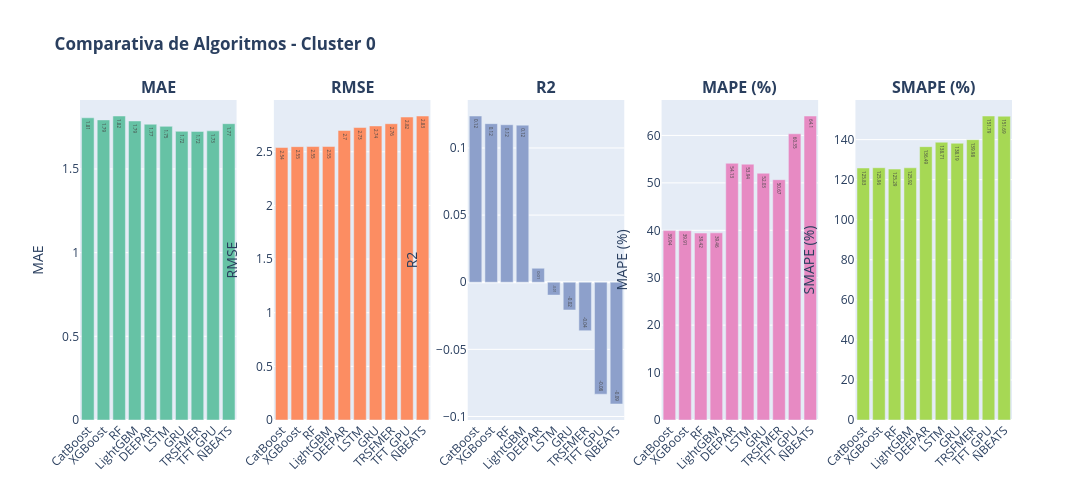
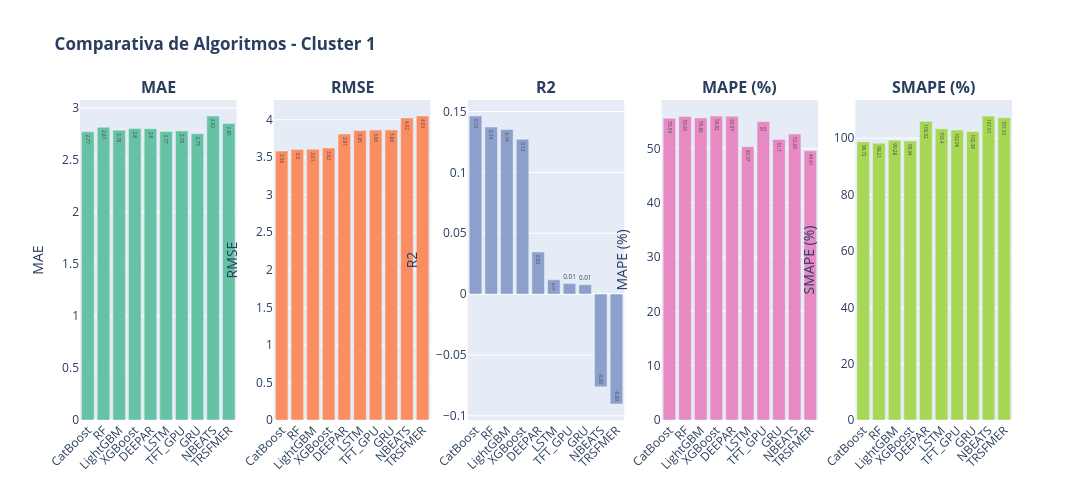

Here is the notebook cell these charts were saved with, in order:
### Markdown cell above
# COMPRATIVA MODELOS POR CLUSTER

### Code cell
# ============================================================================
# GRÁFICOS POR CLUSTER - COMPARATIVA DE ALGORITMOS EN CADA CLUSTER
# ============================================================================

print("\n" + "="*100)
print("🎯 GRÁFICOS COMPARATIVOS POR CLUSTER")
print("="*100)

# Para cada cluster, crear gráficos de barras para comparar algoritmos
for cluster in clusters_unicos:
    df_cluster_data = df_por_cluster[df_por_cluster['Cluster'] == cluster].sort_values('RMSE')
    
    if len(df_cluster_data) == 0:
        continue
    
    print(f"\n📊 Generando gráficos para Cluster {int(cluster)}...")
    
    # Crear figura con subplots
    fig_cluster = make_subplots(
        rows=1, cols=len(METRICAS_COMPARACION),
        subplot_titles=[f"<b>{m}</b>" for m in METRICAS_COMPARACION]
    )
    
    for idx, metrica in enumerate(METRICAS_COMPARACION):
        col = idx + 1
        
        fig_cluster.add_trace(
            go.Bar(
                x=df_cluster_data['Algoritmo'],
                y=df_cluster_data[metrica],
                name=metrica,
                marker_color=colores[idx % len(colores)],
                text=df_cluster_data[metrica].round(2),
                textposition='auto',
                showlegend=False
            ),
            row=1, col=col
        )
        
        fig_cluster.update_yaxes(title_text=metrica, row=1, col=col)
        fig_cluster.update_xaxes(tickangle=-45, row=1, col=col)
    
    fig_cluster.update_layout(
        title_text=f"<b>Comparativa de Algoritmos - Cluster {int(cluster)}</b>",
        height=500,
        width=1600,
        showlegend=False
    )
    
    fig_cluster.show()

print("\n✅ Gráficos por cluster generados")

### Figure 1 — Plotly figure (JSON) as saved in the notebook; plotly's stock layout.template omitted (floating-point values rounded to 4 significant figures)
{"data": [{"marker": {"color": "rgb(102,194,165)"}, "name": "MAE", "showlegend": false, "text": [1.81, 1.79, 1.82, 1.79, 1.77, 1.75, 1.72, 1.72, 1.73, 1.77], "textposition": "auto", "type": "bar", "x": ["CatBoost", "XGBoost", "RF", "LightGBM", "DEEPAR", "LSTM", "GRU", "TRSFMER", "TFT_GPU", "NBEATS"], "xaxis": "x", "y": [1.806, 1.793, 1.816, 1.787, 1.767, 1.754, 1.725, 1.724, 1.728, 1.77], "yaxis": "y"}, {"marker": {"color": "rgb(252,141,98)"}, "name": "RMSE", "showlegend": false, "text": [2.54, 2.55, 2.55, 2.55, 2.7, 2.73, 2.74, 2.76, 2.82, 2.83], "textposition": "auto", "type": "bar", "x": ["CatBoost", "XGBoost", "RF", "LightGBM", "DEEPAR", "LSTM", "GRU", "TRSFMER", "TFT_GPU", "NBEATS"], "xaxis": "x2", "y": [2.54, 2.548, 2.549, 2.549, 2.699, 2.726, 2.741, 2.762, 2.824, 2.833], "yaxis": "y2"}, {"marker": {"color": "rgb(141,160,203)"}, "name": "R2", "showlegend": false, "text": [0.12, 0.12, 0.12, 0.12, 0.01, -0.01, -0.02, -0.04, -0.08, -0.09], "textposition": "auto", "type": "bar", "x": ["CatBoost", "XGBoost", "RF", "LightGBM", "DEEPAR", "LSTM", "GRU", "TRSFMER", "TFT_GPU", "NBEATS"], "xaxis": "x3", "y": [0.1238, 0.1181, 0.1173, 0.117, 0.0104, -0.0096, -0.0207, -0.0361, -0.0834, -0.0907], "yaxis": "y3"}, {"marker": {"color": "rgb(231,138,195)"}, "name": "MAPE (%)", "showlegend": false, "text": [39.94, 39.91, 39.42, 39.46, 54.13, 53.94, 52.03, 50.67, 60.35, 64.1], "textposition": "auto", "type": "bar", "x": ["CatBoost", "XGBoost", "RF", "LightGBM", "DEEPAR", "LSTM", "GRU", "TRSFMER", "TFT_GPU", "NBEATS"], "xaxis": "x4", "y": [39.94, 39.91, 39.42, 39.46, 54.13, 53.94, 52.03, 50.67, 60.35, 64.1], "yaxis": "y4"}, {"marker": {"color": "rgb(166,216,84)"}, "name": "SMAPE (%)", "showlegend": false, "text": [125.8, 126.0, 125.3, 125.9, 136.5, 138.7, 138.2, 140.0, 151.8, 151.7], "textposition": "auto", "type": "bar", "x": ["CatBoost", "XGBoost", "RF", "LightGBM", "DEEPAR", "LSTM", "GRU", "TRSFMER", "TFT_GPU", "NBEATS"], "xaxis": "x5", "y": [125.8, 126.0, 125.3, 125.9, 136.5, 138.7, 138.2, 140.0, 151.8, 151.7], "yaxis": "y5"}], "layout": {"annotations": [{"font": {"size": 16}, "showarrow": false, "text": "<b>MAE</b>", "x": 0.084, "xanchor": "center", "xref": "paper", "y": 1, "yanchor": "bottom", "yref": "paper"}, {"font": {"size": 16}, "showarrow": false, "text": "<b>RMSE</b>", "x": 0.292, "xanchor": "center", "xref": "paper", "y": 1, "yanchor": "bottom", "yref": "paper"}, {"font": {"size": 16}, "showarrow": false, "text": "<b>R2</b>", "x": 0.5, "xanchor": "center", "xref": "paper", "y": 1, "yanchor": "bottom", "yref": "paper"}, {"font": {"size": 16}, "showarrow": false, "text": "<b>MAPE (%)</b>", "x": 0.708, "xanchor": "center", "xref": "paper", "y": 1, "yanchor": "bottom", "yref": "paper"}, {"font": {"size": 16}, "showarrow": false, "text": "<b>SMAPE (%)</b>", "x": 0.916, "xanchor": "center", "xref": "paper", "y": 1, "yanchor": "bottom", "yref": "paper"}], "height": 500, "showlegend": false, "title": {"text": "<b>Comparativa de Algoritmos - Cluster 0</b>"}, "width": 1600, "xaxis": {"anchor": "y", "domain": [0, 0.168], "tickangle": -45}, "xaxis2": {"anchor": "y2", "domain": [0.208, 0.376], "tickangle": -45}, "xaxis3": {"anchor": "y3", "domain": [0.416, 0.584], "tickangle": -45}, "xaxis4": {"anchor": "y4", "domain": [0.624, 0.792], "tickangle": -45}, "xaxis5": {"anchor": "y5", "domain": [0.832, 1], "tickangle": -45}, "yaxis": {"anchor": "x", "domain": [0, 1], "title": {"text": "MAE"}}, "yaxis2": {"anchor": "x2", "domain": [0, 1], "title": {"text": "RMSE"}}, "yaxis3": {"anchor": "x3", "domain": [0, 1], "title": {"text": "R2"}}, "yaxis4": {"anchor": "x4", "domain": [0, 1], "title": {"text": "MAPE (%)"}}, "yaxis5": {"anchor": "x5", "domain": [0, 1], "title": {"text": "SMAPE (%)"}}}}

### Figure 2 — Plotly figure (JSON) as saved in the notebook; plotly's stock layout.template omitted (floating-point values rounded to 4 significant figures)
{"data": [{"marker": {"color": "rgb(102,194,165)"}, "name": "MAE", "showlegend": false, "text": [2.77, 2.81, 2.78, 2.8, 2.8, 2.77, 2.78, 2.75, 2.92, 2.85], "textposition": "auto", "type": "bar", "x": ["CatBoost", "RF", "LightGBM", "XGBoost", "DEEPAR", "LSTM", "TFT_GPU", "GRU", "NBEATS", "TRSFMER"], "xaxis": "x", "y": [2.77, 2.813, 2.784, 2.801, 2.8, 2.771, 2.778, 2.751, 2.921, 2.848], "yaxis": "y"}, {"marker": {"color": "rgb(252,141,98)"}, "name": "RMSE", "showlegend": false, "text": [3.58, 3.6, 3.61, 3.62, 3.81, 3.85, 3.86, 3.86, 4.02, 4.05], "textposition": "auto", "type": "bar", "x": ["CatBoost", "RF", "LightGBM", "XGBoost", "DEEPAR", "LSTM", "TFT_GPU", "GRU", "NBEATS", "TRSFMER"], "xaxis": "x2", "y": [3.583, 3.602, 3.606, 3.623, 3.81, 3.855, 3.861, 3.862, 4.022, 4.049], "yaxis": "y2"}, {"marker": {"color": "rgb(141,160,203)"}, "name": "R2", "showlegend": false, "text": [0.15, 0.14, 0.14, 0.13, 0.03, 0.01, 0.01, 0.01, -0.08, -0.09], "textposition": "auto", "type": "bar", "x": ["CatBoost", "RF", "LightGBM", "XGBoost", "DEEPAR", "LSTM", "TFT_GPU", "GRU", "NBEATS", "TRSFMER"], "xaxis": "x3", "y": [0.1463, 0.1372, 0.1352, 0.1272, 0.0346, 0.0117, 0.0086, 0.0077, -0.0762, -0.0903], "yaxis": "y3"}, {"marker": {"color": "rgb(231,138,195)"}, "name": "MAPE (%)", "showlegend": false, "text": [55.59, 55.93, 55.66, 56.02, 55.97, 50.37, 55.0, 51.7, 52.69, 49.61], "textposition": "auto", "type": "bar", "x": ["CatBoost", "RF", "LightGBM", "XGBoost", "DEEPAR", "LSTM", "TFT_GPU", "GRU", "NBEATS", "TRSFMER"], "xaxis": "x4", "y": [55.59, 55.93, 55.66, 56.02, 55.97, 50.37, 55.0, 51.7, 52.69, 49.61], "yaxis": "y4"}, {"marker": {"color": "rgb(166,216,84)"}, "name": "SMAPE (%)", "showlegend": false, "text": [98.72, 98.21, 99.28, 99.04, 106.0, 103.4, 103.0, 102.4, 107.9, 107.3], "textposition": "auto", "type": "bar", "x": ["CatBoost", "RF", "LightGBM", "XGBoost", "DEEPAR", "LSTM", "TFT_GPU", "GRU", "NBEATS", "TRSFMER"], "xaxis": "x5", "y": [98.72, 98.21, 99.28, 99.04, 106.0, 103.4, 103.0, 102.4, 107.9, 107.3], "yaxis": "y5"}], "layout": {"annotations": [{"font": {"size": 16}, "showarrow": false, "text": "<b>MAE</b>", "x": 0.084, "xanchor": "center", "xref": "paper", "y": 1, "yanchor": "bottom", "yref": "paper"}, {"font": {"size": 16}, "showarrow": false, "text": "<b>RMSE</b>", "x": 0.292, "xanchor": "center", "xref": "paper", "y": 1, "yanchor": "bottom", "yref": "paper"}, {"font": {"size": 16}, "showarrow": false, "text": "<b>R2</b>", "x": 0.5, "xanchor": "center", "xref": "paper", "y": 1, "yanchor": "bottom", "yref": "paper"}, {"font": {"size": 16}, "showarrow": false, "text": "<b>MAPE (%)</b>", "x": 0.708, "xanchor": "center", "xref": "paper", "y": 1, "yanchor": "bottom", "yref": "paper"}, {"font": {"size": 16}, "showarrow": false, "text": "<b>SMAPE (%)</b>", "x": 0.916, "xanchor": "center", "xref": "paper", "y": 1, "yanchor": "bottom", "yref": "paper"}], "height": 500, "showlegend": false, "title": {"text": "<b>Comparativa de Algoritmos - Cluster 1</b>"}, "width": 1600, "xaxis": {"anchor": "y", "domain": [0, 0.168], "tickangle": -45}, "xaxis2": {"anchor": "y2", "domain": [0.208, 0.376], "tickangle": -45}, "xaxis3": {"anchor": "y3", "domain": [0.416, 0.584], "tickangle": -45}, "xaxis4": {"anchor": "y4", "domain": [0.624, 0.792], "tickangle": -45}, "xaxis5": {"anchor": "y5", "domain": [0.832, 1], "tickangle": -45}, "yaxis": {"anchor": "x", "domain": [0, 1], "title": {"text": "MAE"}}, "yaxis2": {"anchor": "x2", "domain": [0, 1], "title": {"text": "RMSE"}}, "yaxis3": {"anchor": "x3", "domain": [0, 1], "title": {"text": "R2"}}, "yaxis4": {"anchor": "x4", "domain": [0, 1], "title": {"text": "MAPE (%)"}}, "yaxis5": {"anchor": "x5", "domain": [0, 1], "title": {"text": "SMAPE (%)"}}}}
